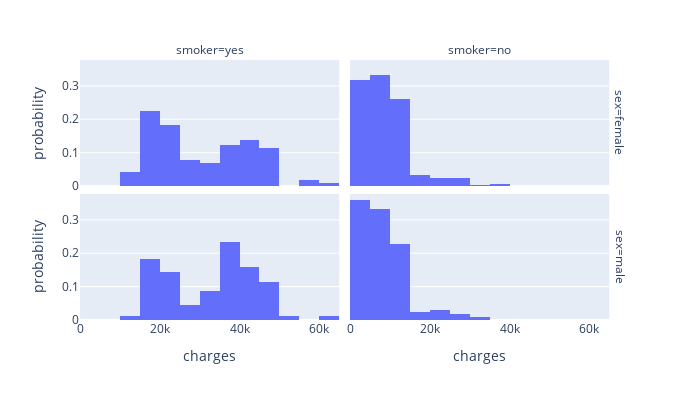

Here is the notebook cell this chart was saved with:
### Code cell
import plotly.express as px

px.histogram(df, x='charges', width=700, height=400, nbins=20, facet_col='smoker', facet_row='sex', histnorm='probability')

### Figure 1 — Plotly figure (JSON) as saved in the notebook; plotly's stock layout.template omitted (floating-point values rounded to 4 significant figures; data arrays with more than 128 entries replaced by an {"elided": "..."} marker saying what was removed)
{"data": [{"alignmentgroup": "True", "bingroup": "x", "histnorm": "probability", "hovertemplate": "sex=female<br>smoker=yes<br>charges=%{x}<br>probability=%{y}<extra></extra>", "legendgroup": "", "marker": {"color": "#636efa", "pattern": {"shape": ""}}, "name": "", "nbinsx": 20, "offsetgroup": "", "orientation": "v", "showlegend": false, "type": "histogram", "x": [16880.0, 27810.0, 37700.0, 23240.0, 14710.0, 16580.0, 39840.0, 43580.0, 47290.0, 30940.0, 19110.0, 17080.0, 32730.0, 19960.0, 21350.0, 36150.0, 48820.0, 37130.0, 19440.0, 38510.0, 29520.0, 47310.0, 17090.0, 22330.0, 47900.0, 24870.0, 34840.0, 47930.0, 48520.0, 13840.0, 18030.0, 21660.0, 15010.0, 19590.0, 14460.0, 18610.0, 28950.0, 37080.0, 19520.0, 48890.0, 63770.0, 45860.0, 39980.0, 58570.0, 43940.0, 15360.0, 17470.0, 25680.0, 42970.0, 34440.0, 42980.0, 24670.0, 27040.0, 40000.0, 46200.0, 44400.0, 40930.0, 16660.0, 40420.0, 19540.0, 23070.0, 17750.0, 24520.0, 38790.0, 23400.0, 55140.0, 36020.0, 27530.0, 45010.0, 37270.0, 42110.0, 24110.0, 40970.0, 46110.0, 46260.0, 29330.0, 19800.0, 17500.0, 21770.0, 14570.0, 16420.0, 35600.0, 21680.0, 44420.0, 39730.0, 20230.0, 21880.0, 19020.0, 33910.0, 44640.0, 16780.0, 24180.0, 34170.0, 46660.0, 40900.0, 36900.0, 40940.0, 22480.0, 23890.0, 18330.0, 21770.0, 33310.0, 18220.0, 20300.0, 41660.0, 26130.0, 20170.0, 24540.0, 14280.0, 16120.0, 33900.0, 36400.0, 18770.0, 43900.0, 29140.0], "xaxis": "x3", "yaxis": "y3"}, {"alignmentgroup": "True", "bingroup": "x", "histnorm": "probability", "hovertemplate": "sex=female<br>smoker=no<br>charges=%{x}<br>probability=%{y}<extra></extra>", "legendgroup": "", "marker": {"color": "#636efa", "pattern": {"shape": ""}}, "name": "", "nbinsx": 20, "offsetgroup": "", "orientation": "v", "showlegend": false, "type": "histogram", "x": {"elided": "547 float values"}, "xaxis": "x4", "yaxis": "y4"}, {"alignmentgroup": "True", "bingroup": "x", "histnorm": "probability", "hovertemplate": "sex=male<br>smoker=yes<br>charges=%{x}<br>probability=%{y}<extra></extra>", "legendgroup": "", "marker": {"color": "#636efa", "pattern": {"shape": ""}}, "name": "", "nbinsx": 20, "offsetgroup": "", "orientation": "v", "showlegend": false, "type": "histogram", "x": {"elided": "159 float values"}, "xaxis": "x", "yaxis": "y"}, {"alignmentgroup": "True", "bingroup": "x", "histnorm": "probability", "hovertemplate": "sex=male<br>smoker=no<br>charges=%{x}<br>probability=%{y}<extra></extra>", "legendgroup": "", "marker": {"color": "#636efa", "pattern": {"shape": ""}}, "name": "", "nbinsx": 20, "offsetgroup": "", "orientation": "v", "showlegend": false, "type": "histogram", "x": {"elided": "516 float values"}, "xaxis": "x2", "yaxis": "y2"}], "layout": {"annotations": [{"font": {}, "showarrow": false, "text": "smoker=yes", "x": 0.24, "xanchor": "center", "xref": "paper", "y": 1, "yanchor": "bottom", "yref": "paper"}, {"font": {}, "showarrow": false, "text": "smoker=no", "x": 0.74, "xanchor": "center", "xref": "paper", "y": 1, "yanchor": "bottom", "yref": "paper"}, {"font": {}, "showarrow": false, "text": "sex=male", "textangle": 90, "x": 0.98, "xanchor": "left", "xref": "paper", "y": 0.2425, "yanchor": "middle", "yref": "paper"}, {"font": {}, "showarrow": false, "text": "sex=female", "textangle": 90, "x": 0.98, "xanchor": "left", "xref": "paper", "y": 0.7575, "yanchor": "middle", "yref": "paper"}], "barmode": "relative", "height": 400, "legend": {"tracegroupgap": 0}, "margin": {"t": 60}, "width": 700, "xaxis": {"anchor": "y", "domain": [0, 0.48], "title": {"text": "charges"}}, "xaxis2": {"anchor": "y2", "domain": [0.5, 0.98], "matches": "x", "title": {"text": "charges"}}, "xaxis3": {"anchor": "y3", "domain": [0, 0.48], "matches": "x", "showticklabels": false}, "xaxis4": {"anchor": "y4", "domain": [0.5, 0.98], "matches": "x", "showticklabels": false}, "yaxis": {"anchor": "x", "domain": [0, 0.485], "title": {"text": "probability"}}, "yaxis2": {"anchor": "x2", "domain": [0, 0.485], "matches": "y", "showticklabels": false}, "yaxis3": {"anchor": "x3", "domain": [0.515, 1], "matches": "y", "title": {"text": "probability"}}, "yaxis4": {"anchor": "x4", "domain": [0.515, 1], "matches": "y", "showticklabels": false}}}
